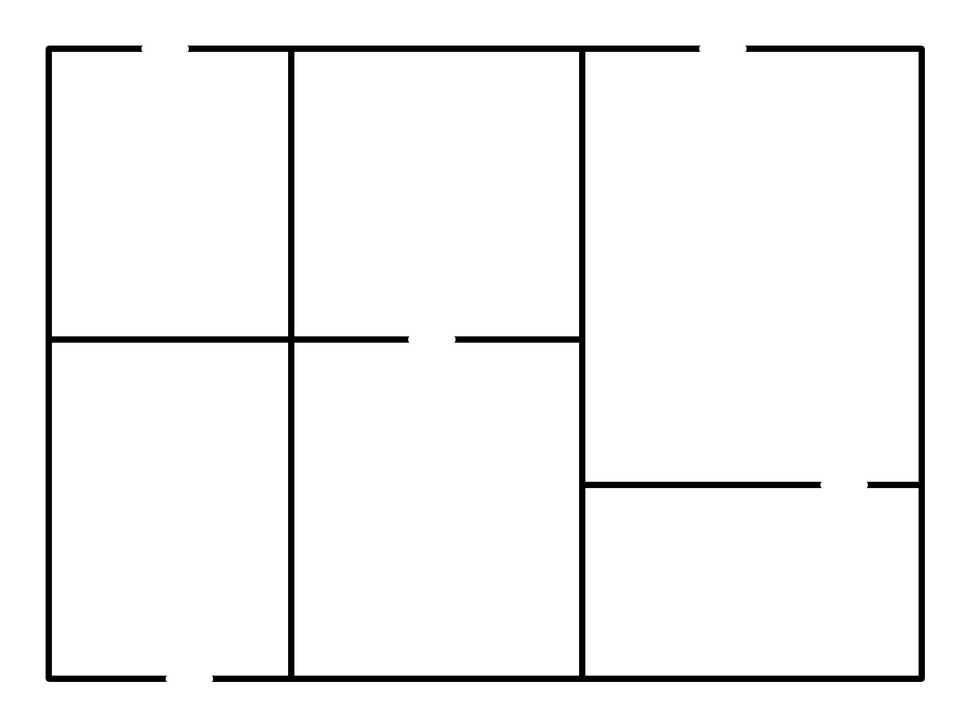
#> input picture test_data/blueprints/complex.png, 970 x 727 px, shrunk from 2000 x 1500 before the run
$ python -i doorway_detector.py   (imports and definitions only)
#> lines starting #> are read from the running program, lines starting #| are printed output that depends on the picture; after the words box and inside, x2 and y2 are one past the last pixel; in counts of white or black regions, pixels touching at a corner belong together
#> further down, picture is the input picture: shape (727, 970); min 0, max 255, mean 243.9
"""
Doorway Detection for Blueprint Analysis
Detects doors and openings to understand room connectivity
"""

import cv2
import numpy as np
from typing import List, Dict, Tuple
import logging

logger = logging.getLogger(__name__)


class DoorwayDetector:
    """
    Detects doorways in blueprint images

    Strategy:
    1. Detect wall gaps (breaks in wall continuity)
    2. Detect door swing arcs (curved lines)
    3. Filter by size and position
    4. Map to adjacent rooms for connectivity
    """

    def __init__(self, config: Dict = None):
        self.config = config or {
            'min_door_width': 20,      # pixels (scaled)
            'max_door_width': 60,      # pixels (scaled)
            'min_arc_radius': 25,      # pixels (increased from 10)
            'max_arc_radius': 50,      # pixels (decreased from 60)
            'gap_detection_kernel': 3, # morphology kernel size
            'min_gap_confidence': 0.6,  # threshold for gap detection (increased)
            'require_room_proximity': True,  # Only keep doorways near rooms
            'max_doorways_per_room': 6  # Sanity check
        }

    def detect_doorways(
        self,
        binary_image: np.ndarray,
        rooms: List[Dict] = None
    ) -> List[Dict]:
        """
        Detect doorways in a binary blueprint image

        Args:
            binary_image: Binary image (walls are black, spaces are white)
            rooms: Optional list of detected rooms for connectivity mapping

        Returns:
            List of doorway dictionaries with location and properties
        """
        logger.info("Starting doorway detection")

        doorways = []

        # Method 1: Detect door swing arcs (most reliable)
        arc_doorways = self._detect_door_arcs(binary_image)
        logger.info(f"Found {len(arc_doorways)} arc-based doorways")
        doorways.extend(arc_doorways)

        # Method 2: Detect wall gaps
        gap_doorways = self._detect_wall_gaps(binary_image)
        logger.info(f"Found {len(gap_doorways)} gap-based doorways")
        doorways.extend(gap_doorways)

        # Remove duplicates (same doorway detected by multiple methods)
        doorways = self._remove_duplicate_doorways(doorways)
        logger.info(f"After deduplication: {len(doorways)} doorways")

        # If rooms provided, map doorways to room connectivity
        if rooms:
            doorways = self._map_doorways_to_rooms(doorways, rooms)

            # Filter out doorways not near any room (if configured)
            if self.config.get('require_room_proximity', True):
                before_count = len(doorways)
                doorways = [d for d in doorways if d.get('connects_rooms')]
                logger.info(f"Filtered {before_count - len(doorways)} doorways not near rooms")

        # Sanity check: if we have way too many doorways, only keep highest confidence
        max_doorways = len(rooms) * self.config.get('max_doorways_per_room', 6) if rooms else 50
        if len(doorways) > max_doorways:
            logger.warning(f"Too many doorways ({len(doorways)}), keeping top {max_doorways} by confidence")
            doorways.sort(key=lambda d: d['confidence'], reverse=True)
            doorways = doorways[:max_doorways]

        # Add IDs
        for idx, door in enumerate(doorways):
            door['id'] = f'door_{idx:03d}'

        logger.info(f"Doorway detection complete: {len(doorways)} doorways")
        return doorways

    def _detect_door_arcs(self, binary_image: np.ndarray) -> List[Dict]:
        """
        Detect door swing arcs using Hough Circle Transform

        Door arcs appear as quarter-circles in blueprints showing door swing path
        """
        # Invert image (arcs are typically drawn as black lines on white)
        # We want to detect the arc lines themselves
        inverted = cv2.bitwise_not(binary_image)
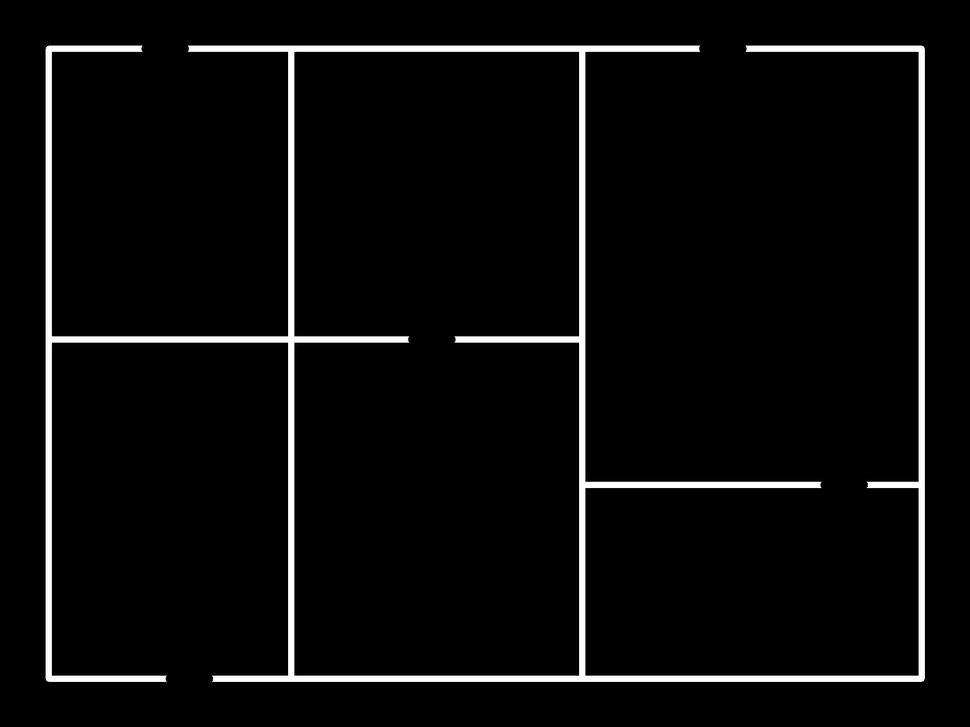
#> inverted: shape (727, 970); min 0, max 255, mean 11.1

        # Use Canny edge detection to find arc edges
        edges = cv2.Canny(inverted, 50, 150, apertureSize=3)
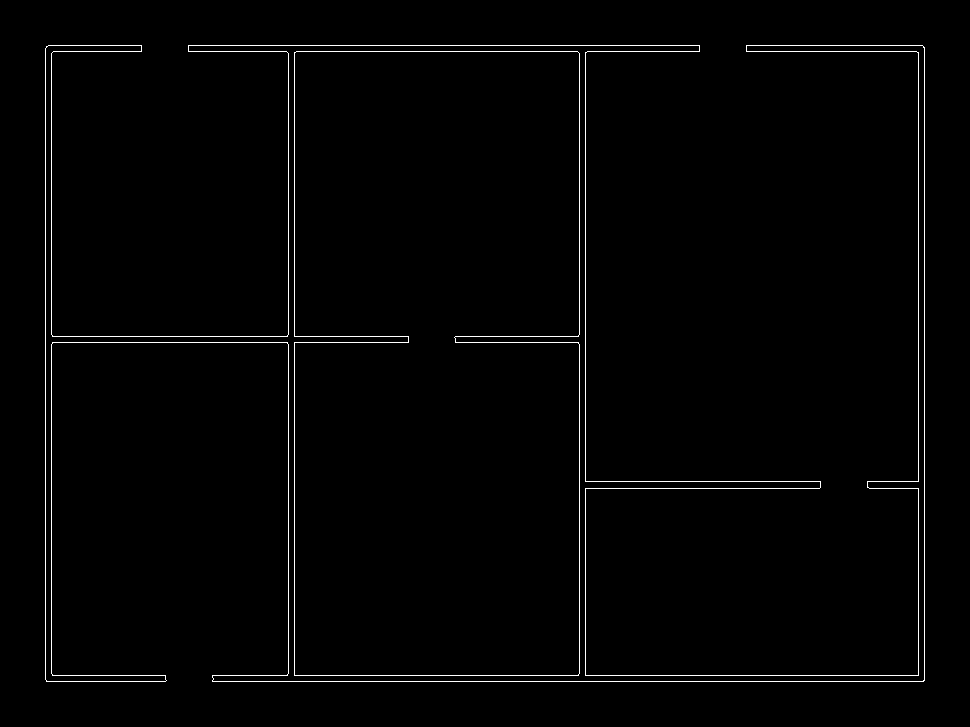
#> edges: shape (727, 970); 1.4% white in thin lines or dots, all inside (x1, y1, x2, y2) = (45, 45, 925, 682)

        # Detect circles (arcs will appear as partial circles)
        circles = cv2.HoughCircles(
            edges,
            cv2.HOUGH_GRADIENT,
            dp=1,
            minDist=30,  # Minimum distance between circle centers
            param1=50,   # Canny edge threshold
            param2=15,   # Accumulator threshold (lower = more permissive)
            minRadius=self.config['min_arc_radius'],
            maxRadius=self.config['max_arc_radius']
        )
#> circles = None
#> in detect_doorways, `arc_doorways = self._detect_door_arcs(binary_image)`: arc_doorways = []

        doorways = []

        if circles is not None:
            circles = np.round(circles[0, :]).astype("int")

            for (x, y, r) in circles:
                # Verify this is a door arc (not a full circle)
                # Check if it's a partial arc by examining pixel density
                is_partial = self._verify_partial_arc(inverted, x, y, r)

                if is_partial:
                    doorways.append({
                        'center': [int(x), int(y)],
                        'radius': int(r),
                        'type': 'arc',
                        'confidence': 0.8,  # High confidence for arc detection
                        'bounding_box': [x - r, y - r, x + r, y + r]
                    })

        return doorways

    # [32 lines left out: function _verify_partial_arc, not called in this run]

    def _detect_wall_gaps(self, binary_image: np.ndarray) -> List[Dict]:
        """
        Detect gaps in walls that indicate doorways

        Strategy:
        1. Identify wall skeleton
        2. Find discontinuities (gaps)
        3. Filter by gap size to distinguish doors from windows/other gaps
        """
        # Create wall skeleton by inverting and thinning
        inverted = cv2.bitwise_not(binary_image)

        # Apply morphological operations to isolate walls
        kernel = cv2.getStructuringElement(
            cv2.MORPH_RECT,
            (self.config['gap_detection_kernel'], self.config['gap_detection_kernel'])
        )

        # Erode to find gaps
        eroded = cv2.erode(inverted, kernel, iterations=1)
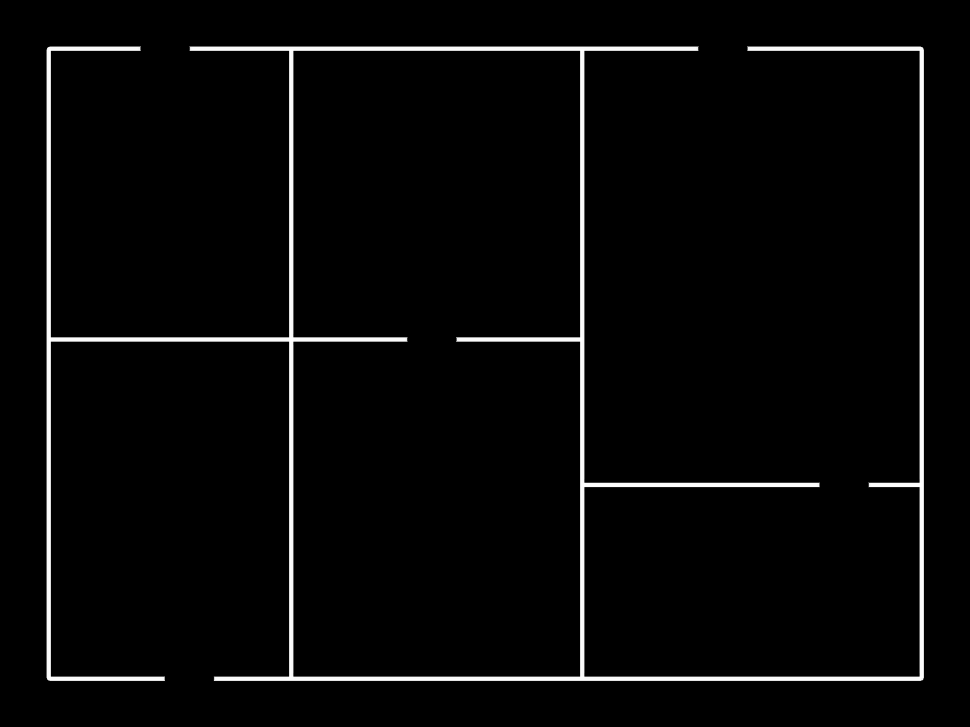
#> eroded: shape (727, 970); min 0, max 255, mean 7.5

        # Find contours in eroded image
        contours, _ = cv2.findContours(eroded, cv2.RETR_EXTERNAL, cv2.CHAIN_APPROX_SIMPLE)
#> contours = 1 contour; box (x1, y1, x2, y2) and area: (46, 46, 924, 682) 199924

        doorways = []

        for contour in contours:
            area = cv2.contourArea(contour)

            # Skip very small contours (noise)
            if area < 100:
                continue

            # Get bounding box
            x, y, w, h = cv2.boundingRect(contour)

            # Check if dimensions match doorway size
            # Doorways are typically narrow (one dimension small, one larger)
            min_dim = min(w, h)
            max_dim = max(w, h)

            if (self.config['min_door_width'] <= min_dim <= self.config['max_door_width'] and
                max_dim > min_dim * 1.5):  # Must be elongated

                # Calculate centroid
                M = cv2.moments(contour)
                if M["m00"] != 0:
                    cx = int(M["m10"] / M["m00"])
                    cy = int(M["m01"] / M["m00"])
                else:
                    cx, cy = x + w // 2, y + h // 2

                doorways.append({
                    'center': [cx, cy],
                    'width': int(min_dim),
                    'length': int(max_dim),
                    'type': 'gap',
                    'confidence': 0.5,  # Medium confidence for gap detection
                    'bounding_box': [x, y, x + w, y + h]
                })
#> this loop made 1 pass
#> (area, x, y, w, h, min_dim, max_dim) on pass 1: (199923.5, 46, 46, 878, 636, 636, 878)
#> after the loop, doorways = []

        return doorways

    def _remove_duplicate_doorways(self, doorways: List[Dict]) -> List[Dict]:
        """
        Remove duplicate doorways detected by multiple methods

        Doorways within 20 pixels of each other are considered duplicates
        Keep the one with higher confidence
        """
        if len(doorways) <= 1:
            return doorways

        # Sort by confidence (highest first)
        doorways.sort(key=lambda d: d['confidence'], reverse=True)

        unique_doorways = []

        for door in doorways:
            is_duplicate = False

            for existing in unique_doorways:
                # Calculate distance between centers
                dist = np.sqrt(
                    (door['center'][0] - existing['center'][0]) ** 2 +
                    (door['center'][1] - existing['center'][1]) ** 2
                )

                if dist < 20:  # Within 20 pixels = duplicate
                    is_duplicate = True
                    break

            if not is_duplicate:
                unique_doorways.append(door)

        return unique_doorways

    # [64 lines left out: functions _map_doorways_to_rooms, detect_doorways, not called in this run]

>>> import cv2
>>> picture = cv2.imread('../../test_data/blueprints/complex.png', cv2.IMREAD_GRAYSCALE)
>>> result = DoorwayDetector().detect_doorways(picture)
#> result = []

$ run again, on test_data/blueprints/office.png
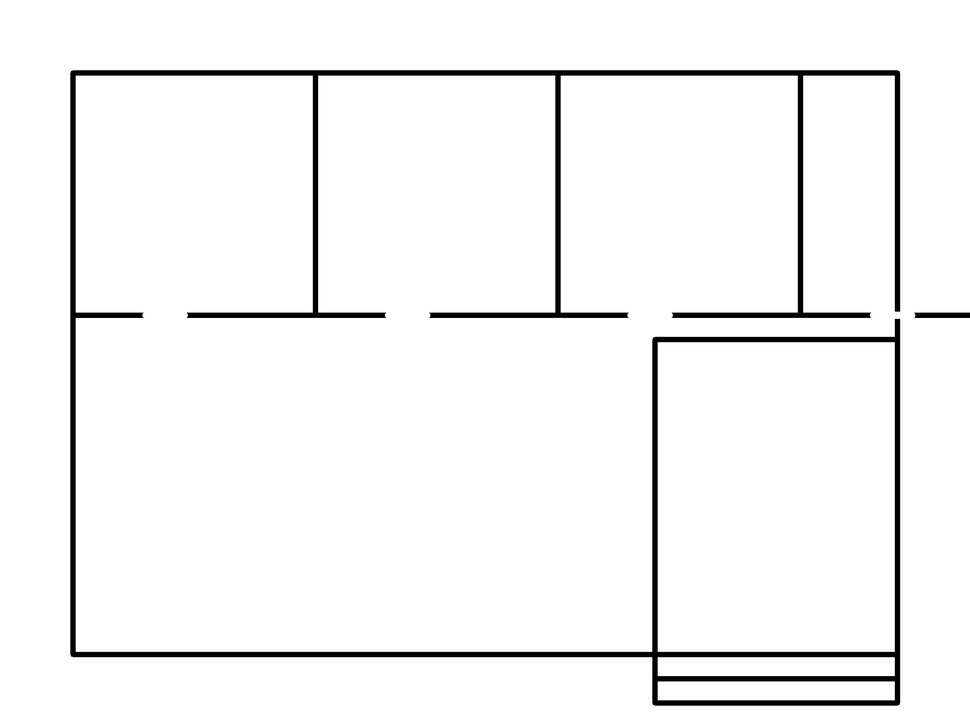
#> input picture test_data/blueprints/office.png, 970 x 727 px, shrunk from 2000 x 1500 before the run
#> picture is the input picture: shape (727, 970); min 0, max 255, mean 244.7
#> in _detect_door_arcs, `edges = cv2.Canny(inverted, 50, 150, apertureSize=3)`:
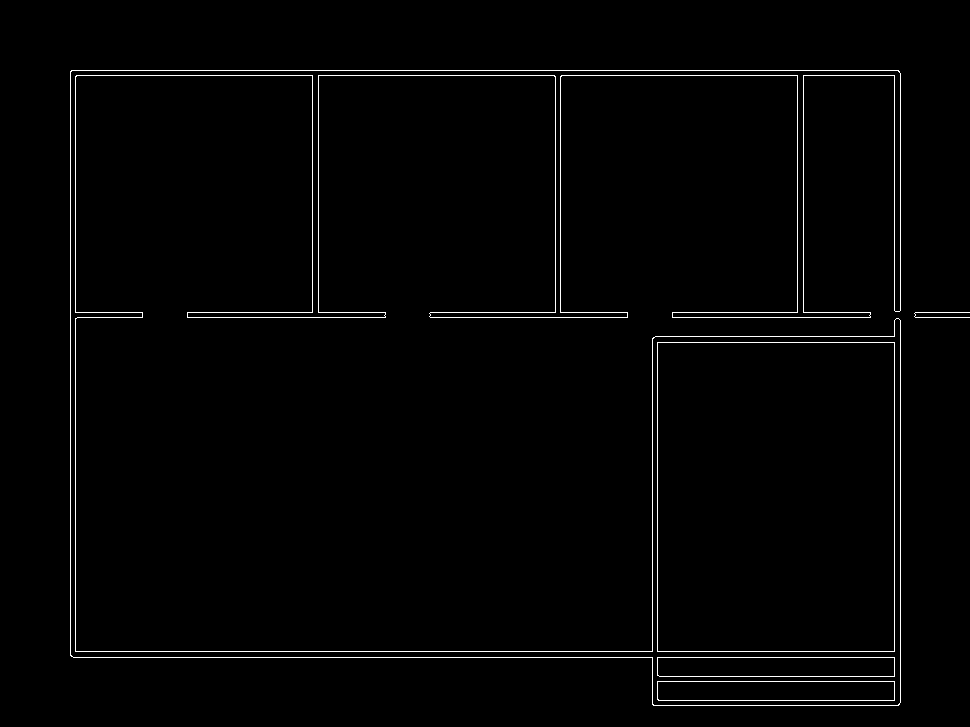
#> edges: shape (727, 970); 1.5% white in thin lines or dots, all inside (x1, y1, x2, y2) = (70, 70, 970, 706)
#> circles = None
#> arc_doorways = []
#> in _detect_wall_gaps, `eroded = cv2.erode(inverted, kernel, iterations=1)`:
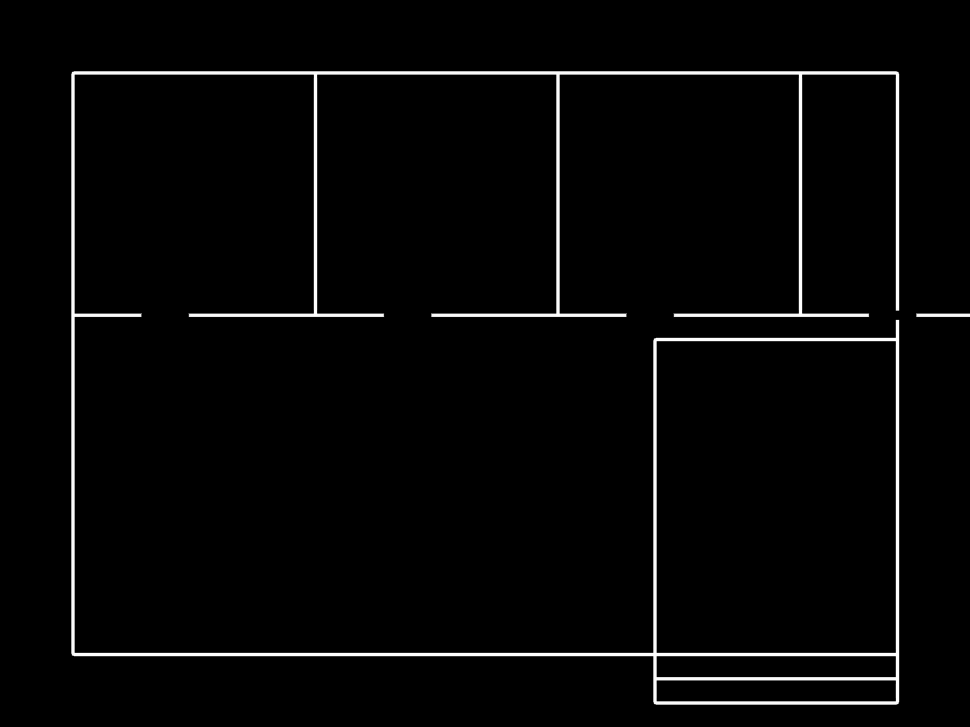
#> eroded: shape (727, 970); min 0, max 255, mean 6.4
#> contours = 2 contours; box (x1, y1, x2, y2) and area: (71, 71, 900, 705) 103091, (916, 313, 970, 318) 212
#> the loop in _detect_wall_gaps, `for contour in contours:` made 2 passes
#> (contour, area, x, y, w, h, min_dim, max_dim) on pass 1: ([[916, 313], [916, 317], [969, 317], [969, 313]], 212, 916, 313, 54, 5, 5, 54)
#> after the loop in _detect_wall_gaps, `for contour in contours:`: doorways = []
